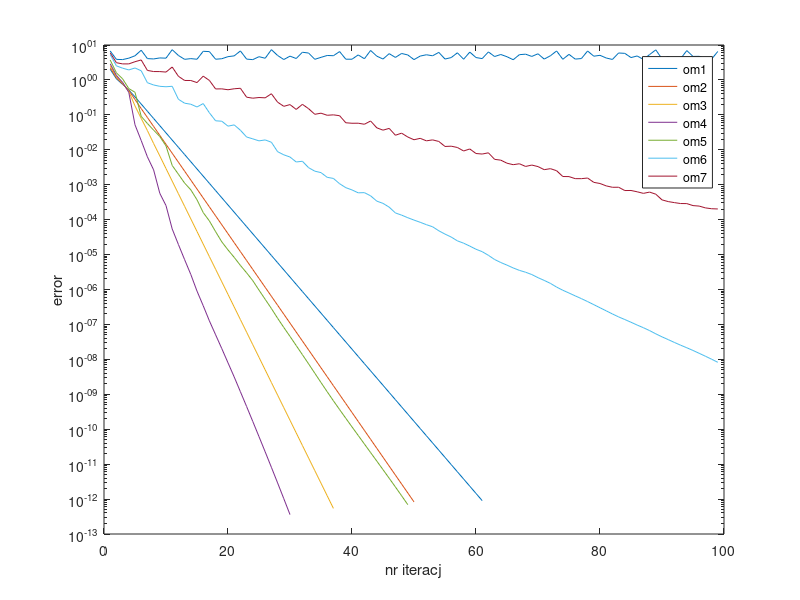

The MATLAB source for this figure:
clear
A=[2 1 -2;1 5 -3;3 -9 1];
b=[1;25;15];
for i=1:numel(b)
    b_z(i,1)=((1e-5)*(2*rand-1));
end
%b_z=b_z'; jakby bylo b_z(i)
[L,U]=lu(A);
y=L\b;
x=U\y;

b2=b+b_z;
y2=L\b2;
x2=U\y2;
blad_t=cond(A)*norm(b_z)/norm(b)
blad_r=norm(x2-x)/norm(x)
if blad_r<blad_t
fprintf("jd\n");
else

fprintf("nie jd\n");
end
%%
clear
A=(-4)*eye(6);
for i=1:6
    for j=1:6
        if abs(i-j)==2 | abs(i-j)==1
            A(i,j)=1;
        end 

    end 
end
x0=[3 3 3 3 3 3]';
omega=1.02;
D=diag(diag(A));
L=tril(A)-D;
U=triu(A)-D;
b=sum(A,2);
M=(inv(D+omega*L))*((1-omega)*D-omega*U);
w=omega*(inv(D+omega*L))*b;
x_old=x0;
error=5*1e-12;
i=1;
imax=100;
x=x_old;
while(error>=1e-12 & i<imax) 
    x_new=M*x_old+w;
    x=[x x_new];
    error(i)=norm(x_new-x_old);
    x_old=x_new;
    i=i+1;
end
x_new;
semilogy(error)
hold on;
xlabel("nr iteracj")
ylabel("error")
%%
clear
A=(-4)*eye(6);
for i=1:6
    for j=1:6
        if abs(i-j)==2 | abs(i-j)==1
            A(i,j)=1;
        end 

    end 
end
x0=[3 3 3 3 3 3]';
D=diag(diag(A));
L=tril(A)-D;
U=triu(A)-D;
b=sum(A,2);

omega_v=[1.1 1.2 1.3 1.5 1.8 1.9 2];
for omega=omega_v
   
    M=(inv(D+omega*L))*((1-omega)*D-omega*U);
    w=omega*(inv(D+omega*L))*b;
    x_old=x0;
    error=5*1e-12;
    i=1;
    imax=100;
    x=x_old;
    while(error(end)>=1e-12 & i<imax) 
        x_new=M*x_old+w;
        x=[x x_new];
        error(i)=norm(x_new-x_old);
        x_old=x_new;
        i=i+1;
    end
    x_new;
    semilogy(error)
    hold on;
    xlabel("nr iteracj")
    ylabel("error")

end 
legend('om1','om2','om3','om4','om5','om6','om7')
